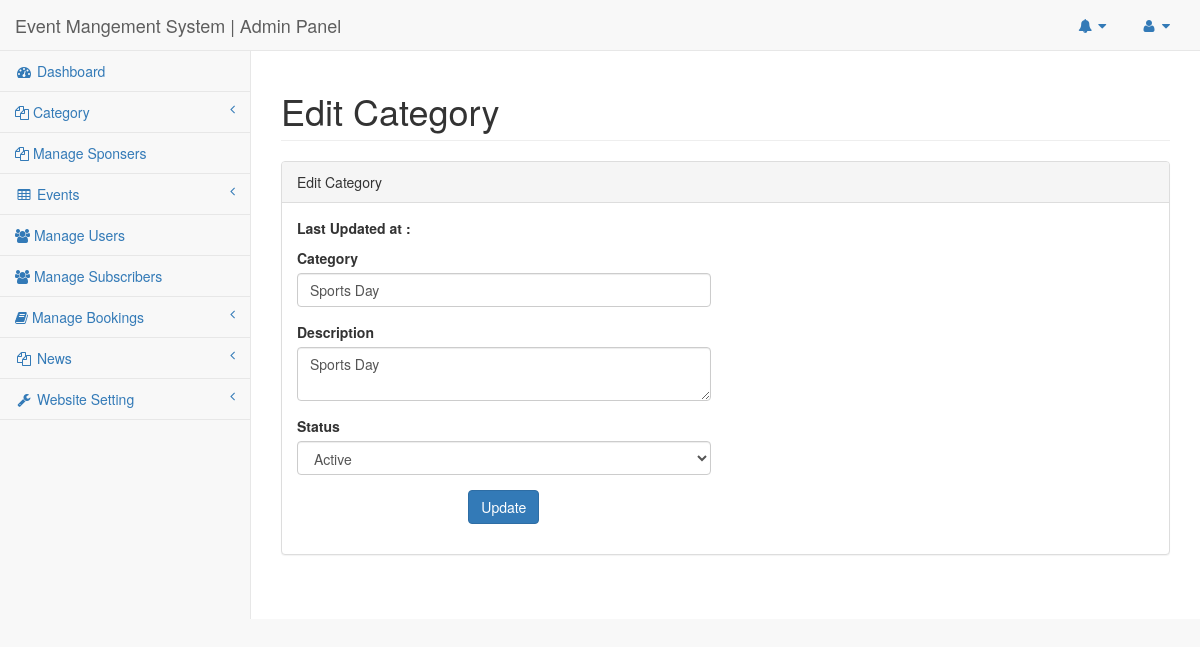
Screenshot of /admin/edit-category.php?catid=1 (signed in) with the database file from the repository.
### tables this page shows
CREATE TABLE `tblcategory` (
  `id` int(11) NOT NULL,
  `CategoryName` varchar(200) DEFAULT NULL,
  `CategoryDescription` mediumtext DEFAULT NULL,
  `CreationDate` timestamp NULL DEFAULT current_timestamp(),
  `UpdationDate` timestamp NULL DEFAULT NULL ON UPDATE current_timestamp(),
  `IsActive` char(1) DEFAULT NULL
);

### admin/edit-category.php (the view, shortened to what this page needs)
<?php
include('includes/config.php');
if(strlen($_SESSION['adminsession'])==0)
{
header('location:logout.php');
}
else{
?>
<!DOCTYPE html>
<html lang="en">
<head>
    <link href="../vendor/bootstrap/css/bootstrap.min.css" rel="stylesheet">
    <link href="../vendor/metisMenu/metisMenu.min.css" rel="stylesheet">
    <link href="../dist/css/sb-admin-2.css" rel="stylesheet">
    <link href="../vendor/font-awesome/css/font-awesome.min.css" rel="stylesheet" type="text/css">
</head>
<body>
<div id="wrapper">
<nav class="navbar navbar-default navbar-static-top" role="navigation" style="margin-bottom: 0">
<?php include_once('includes/header.php');?>
<?php include_once('includes/leftbar.php');?>
</nav>
        <div id="page-wrapper">
            <div class="row">
                <div class="col-lg-12">
                    <h1 class="page-header"> Edit Category</h1>
                </div>
            </div>
            <div class="row">
                <div class="col-lg-12">
                    <div class="panel panel-default">
                        <div class="panel-heading">
                           Edit Category
                        </div>
                        <div class="panel-body">
                            <div class="row">
                                <div class="col-lg-6">
<form role="form" method="post" onSubmit="return valid();" name="chngpwd">
<?php
$cid=intval($_GET['catid']);
$sql = "SELECT id,CategoryName,CategoryDescription,IsActive,UpdationDate from tblcategory where id=:cid";
$query = $dbh -> prepare($sql);
$query->bindParam(':cid',$cid,PDO::PARAM_STR);
$query->execute();
$results=$query->fetchAll(PDO::FETCH_OBJ);
if($query->rowCount() > 0)
{
foreach($results as $row)
{
    ?>
<p><strong>Last Updated at : </strong><?php echo htmlentities($row->UpdationDate);?></p>
<div class="form-group">
<label>Category</label>
<input class="form-control" type="text" name="category" value="<?php echo htmlentities($row->CategoryName);?>" autocomplete="off" required autofocus>
</div>
<div class="form-group">
<label>Description</label>
<textarea class="form-control" name="description"  autofocus required><?php echo htmlentities($row->CategoryDescription);?></textarea>
</div>
<div class="form-group">
<label>Status</label>
<select class="form-control" name="status" required >
<?php
$status=$row->IsActive;
if($status==1):
?>
<option value="1">Active</option>
<?php else: ?>
 <option value="0">Inactive</option>
      <option value="1">Active</option>
<?php endif; ?>
</select>
</div>
<?php }} ?>
<div class="form-group" align="center">
<button type="submit" class="btn btn-primary" name="update">Update</button>
 </div>                                   </form>
                                </div>
                            </div>
                        </div>
                    </div>
                </div>
            </div>
        </div>
    </div>
</body>
</html>
<?php } ?>

### rows the page displays
tblcategory: category "Sports Day", description "Sports Day", status "Active"
